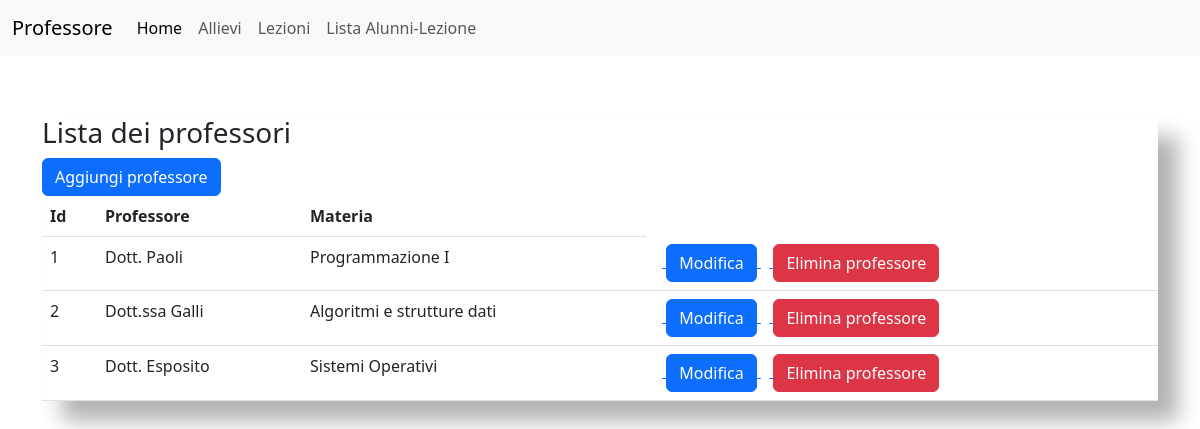
Screenshot of /professore_tab.php with the database file from the repository.
### tables this page shows
CREATE TABLE `professori` (
  `id` int(11) NOT NULL,
  `professore` varchar(25) NOT NULL,
  `materia` varchar(50) NOT NULL
);

### professore_tab.php (the view, shortened to what this page needs)
<?php
include  'dbconnection.php';
?>
  <!DOCTYPE html>
    <html lang="en">
    <head>
        <link href="https://cdn.jsdelivr.net/npm/bootstrap@5.3.0-alpha1/dist/css/bootstrap.min.css" rel="stylesheet">
    </head>
    <body>
    <nav class="navbar navbar-expand-lg bg-body-tertiary">
  <div class="container-fluid">
    <a class="navbar-brand" href="#">Professore</a>
    <div class="collapse navbar-collapse" id="navbarSupportedContent">
      <ul class="navbar-nav me-auto mb-2 mb-lg-0">
        <li class="nav-item">
          <a class="nav-link active" aria-current="page" href="index.php">Home</a>
        </li>
        <li class="nav-item">
          <a class="nav-link" href="allievi_tab.php">Allievi</a>
        </li>
        <li class="nav-item">
          <a class="nav-link" href="lezioni_tab.php">Lezioni</a>
        </li>
        <li class="nav-item">
          <a class="nav-link" href="tab_lezioni.php">Lista Alunni-Lezione</a>
        </li>
      </ul>
    </div>
  </div>
</nav>
  <div class="container">
    <div class="row centered-form">
      <div class="col-lg-12 ">
        <div class="panel panel-default">
          <div class="panel-heading">
            <h3 class="panel-title">Lista dei professori</h3> </div>
          <div class="panel-body">
            <table class="table table-hover">
            <a href="prof_insert_front.php"><button class="btn btn-primary btn-xs">Aggiungi professore</button></a>
              <thead>
                <tr>
                  <th>Id</th>
                  <th>Professore</th>
                  <th>Materia</th>
                </tr>
              </thead>
              <tbody>
                <?php
                      $sql ="SELECT id, professore, materia FROM professori";
                      $query= $dbconnection -> prepare($sql);
                      $query-> execute();
                      $results = $query -> fetchAll(PDO::FETCH_OBJ);
                      $cnt=1;
                      if($query -> rowCount() > 0)
                      {
                      foreach($results as $result)
                      {
                      ?>
                  <tr>
                    <td><?php echo($cnt);?></td>
                    <td><?php echo htmlentities($result->professore);?></td>
                    <td><?php echo htmlentities($result->materia);?></td>
                    <td>&nbsp;&nbsp;<a href="prof_update_front.php?id=<?php echo htmlentities($result->id);?>">
                    <button class="btn btn-primary btn-xs">Modifica</button>
                  </a>&nbsp;&nbsp;<a href="prof_delete.php?del=<?php echo htmlentities($result->id);?>">
                  <button class="btn btn-danger btn-xs" onClick="return confirm('Confermi?');">Elimina professore</button></a></td>
                  </tr>
                  <?php  $cnt=$cnt+1; } } ?>
              </tbody>
            </table>
          </div>
        </div>
      </div>
    </div>
  </div>
</body>
</html>

### professore_tab.php (style rules this page uses)
body { background-color: #fff; }
.centered-form { margin-top: 60px; }
.centered-form .panel { background: rgba(255, 255, 255, 0.8); box-shadow: rgba(0, 0, 0, 0.3) 20px 20px 20px; }

### rows the page displays
professori: professore "Dott. Paoli", materia "Programmazione I"
professori: professore "Dott.ssa Galli", materia "Algoritmi e strutture dati"
professori: professore "Dott. Esposito", materia "Sistemi Operativi"
